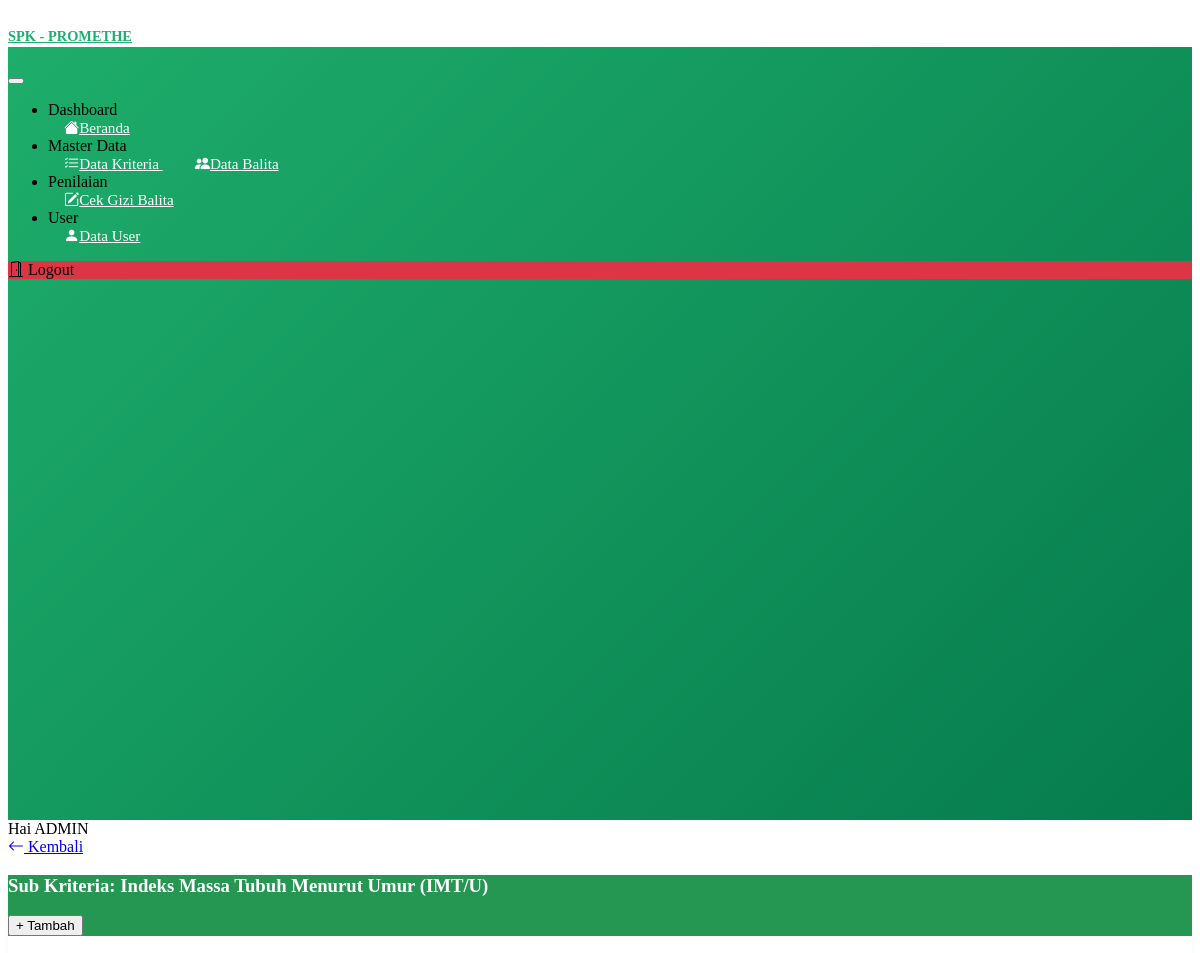
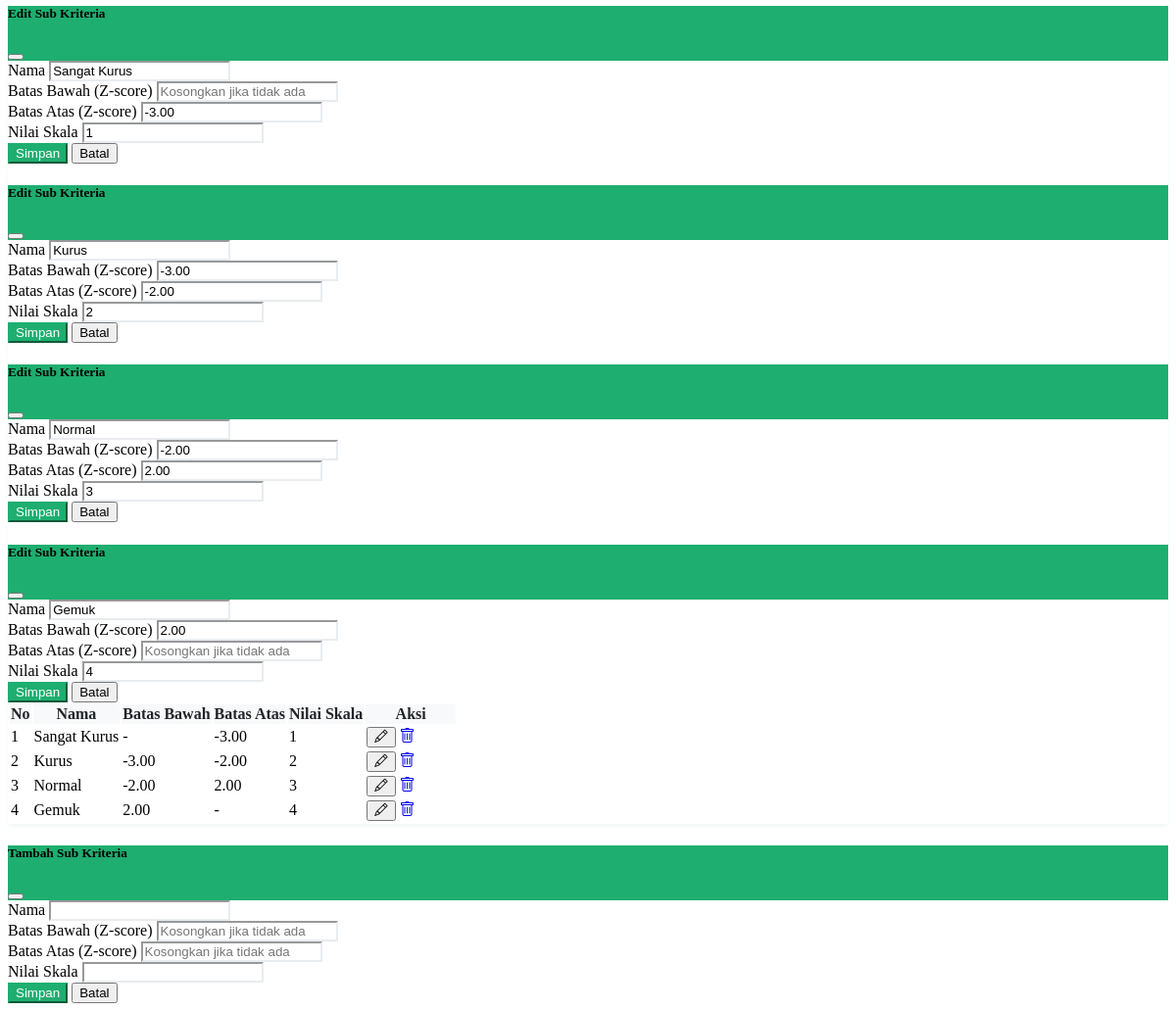
The page /views/sub-kriteria.php?id_kriteria=4 (signed in) on the database its author committed (2 pictures, top to bottom).
### tables this page shows
CREATE TABLE `kriteria` (
  `id` int NOT NULL,
  `kode` varchar(10) NOT NULL,
  `nama` varchar(100) NOT NULL,
  `jenis` varchar(50) NOT NULL,
  `bobot` decimal(5,2) NOT NULL,
  `created_at` datetime DEFAULT CURRENT_TIMESTAMP
);

CREATE TABLE `sub_kriteria` (
  `id` int NOT NULL,
  `id_kriteria` int NOT NULL,
  `nama` varchar(100) NOT NULL,
  `batas_bawah` decimal(5,2) DEFAULT NULL,
  `batas_atas` decimal(5,2) DEFAULT NULL,
  `nilai_skala` int NOT NULL
);

### views/sub-kriteria.php (the view, shortened to what this page needs)
<?php
include '../koneksi.php';
$id_kriteria = (int) $_GET['id_kriteria'];
$kriteria = $koneksi->query("SELECT * FROM kriteria WHERE id = $id_kriteria")->fetch_assoc();
$data = $koneksi->query("SELECT * FROM sub_kriteria WHERE id_kriteria = $id_kriteria ORDER BY nilai_skala ASC");
?>
<div class="container py-4">
    <div class="d-flex justify-content-end p-4"><a href="/views/kriteria.php"><span><i class="bi bi-arrow-left ">&nbsp;</i></span>Kembali</a></div>
  <div class="card">
    <div class="card-header bg-success text-white d-flex justify-content-between align-items-center">
      <div>
        <h3 class="m-0">Sub Kriteria: <?= htmlspecialchars($kriteria['nama']) ?></h3>
      </div>
      <button class="btn btn-light btn-sm" data-bs-toggle="modal" data-bs-target="#modalTambah">+ Tambah</button>
    </div>
    <div class="table-responsive">
      <table class="table align-middle table-hover m-0">
        <thead class="table-light">
          <tr>
            <th>No</th>
            <th>Nama</th>
            <th>Batas Bawah</th>
            <th>Batas Atas</th>
            <th>Nilai Skala</th>
            <th width="90" class="text-center">Aksi</th>
          </tr>
        </thead>
        <tbody>
          <?php if ($data->num_rows === 0): ?>
            <tr><td colspan="6" class="text-center text-muted py-3">Belum ada sub kriteria</td></tr>
          <?php else: $no=1; while($row=$data->fetch_assoc()): ?>
            <tr>
              <td><?= $no++ ?></td>
              <td><?= htmlspecialchars($row['nama']) ?></td>
              <td><?= $row['batas_bawah'] !== null ? htmlspecialchars($row['batas_bawah']) : '-' ?></td>
              <td><?= $row['batas_atas'] !== null ? htmlspecialchars($row['batas_atas']) : '-' ?></td>
              <td><?= htmlspecialchars($row['nilai_skala']) ?></td>
              <td class="text-center">
                <button class="btn btn-sm btn-outline-success" data-bs-toggle="modal" data-bs-target="#modalEdit<?= $row['id'] ?>">
                  <i class="bi bi-pencil"></i>
                </button>
                <a href="?action=hapus&id=<?= $row['id'] ?>&id_kriteria=<?= $id_kriteria ?>" class="btn btn-sm btn-outline-danger" onclick="return confirm('Yakin ingin hapus?')">
                  <i class="bi bi-trash"></i>
                </a>
              </td>
            </tr>
            <div class="modal fade" id="modalEdit<?= $row['id'] ?>" tabindex="-1">
              <div class="modal-dialog">
                <div class="modal-content">
                  <form method="POST">
                    <div class="modal-header bg-success text-white">
                      <h5 class="modal-title">Edit Sub Kriteria</h5>
                      <button type="button" class="btn-close" data-bs-dismiss="modal"></button>
                    </div>
                    <div class="modal-body">
                      <div class="mb-3">
                        <label>Nama</label>
                        <input type="text" name="nama" value="<?= $row['nama'] ?>" class="form-control" required>
                      </div>
                      <div class="mb-3">
                        <label>Batas Bawah (Z-score)</label>
                        <input type="number" step="0.01" name="batas_bawah" value="<?= $row['batas_bawah'] ?>" class="form-control" placeholder="Kosongkan jika tidak ada">
                      </div>
                      <div class="mb-3">
                        <label>Batas Atas (Z-score)</label>
                        <input type="number" step="0.01" name="batas_atas" value="<?= $row['batas_atas'] ?>" class="form-control" placeholder="Kosongkan jika tidak ada">
                      </div>
                      <div class="mb-3">
                        <label>Nilai Skala</label>
                        <input type="number" name="nilai_skala" value="<?= $row['nilai_skala'] ?>" class="form-control" required>
                      </div>
                    </div>
                    <div class="modal-footer">
                      <button type="submit" class="btn btn-success">Simpan</button>
                      <button type="button" class="btn btn-secondary" data-bs-dismiss="modal">Batal</button>
                    </div>
                  </form>
                </div>
              </div>
            </div>
          <?php endwhile; endif; ?>
        </tbody>
      </table>
    </div>
  </div>
  <div class="modal fade" id="modalTambah" tabindex="-1">
    <div class="modal-dialog">
      <div class="modal-content">
        <form method="POST">
          <div class="modal-header bg-success text-white">
            <h5 class="modal-title">Tambah Sub Kriteria</h5>
            <button type="button" class="btn-close" data-bs-dismiss="modal"></button>
          </div>
          <div class="modal-body">
            <div class="mb-3">
              <label>Nama</label>
              <input type="text" name="nama" class="form-control" required>
            </div>
            <div class="mb-3">
              <label>Batas Bawah (Z-score)</label>
              <input type="number" step="0.01" name="batas_bawah" class="form-control" placeholder="Kosongkan jika tidak ada">
            </div>
            <div class="mb-3">
              <label>Batas Atas (Z-score)</label>
              <input type="number" step="0.01" name="batas_atas" class="form-control" placeholder="Kosongkan jika tidak ada">
            </div>
            <div class="mb-3">
              <label>Nilai Skala</label>
              <input type="number" name="nilai_skala" class="form-control" required>
            </div>
          </div>
          <div class="modal-footer">
            <button class="btn btn-success" type="submit">Simpan</button>
            <button class="btn btn-secondary" type="button" data-bs-dismiss="modal">Batal</button>
          </div>
        </form>
      </div>
    </div>
  </div>
</div>
<?php
include __DIR__ . '/layout.php';
?>

### script/app.css (style rules this page uses)
:root { --primary-color: #1eae70; --primary-dark: #067c62; --primary-light: #259753; --success-color: #259753; --danger-color: #dc3545; --warning-color: #f5a623; --info-color: #165f4b; }
.btn-success { background-color: #1eae70 !important; border-color: #1eae70 !important; color: #ffffff !important; }
.bg-success { background-color: #1eae70 !important; }
.form-control { border-color: #e9ecef !important; }
.modal-header { border-bottom-color: #e9ecef !important; }
.card { border-color: #e9ecef !important; box-shadow: 0 0.125rem 0.25rem rgba(30, 174, 152, 0.075); }
.card-header { background-color: #f8f9fa !important; border-bottom-color: #e9ecef !important; }
.card-header.bg-success { background-color: #259753 !important; color: #ffffff !important; border-bottom-color: #1e7a42 !important; }
.table { border-color: #e9ecef !important; }
.table thead th { background-color: #f8f9fa !important; color: #212529; border-bottom-color: #dee2e6 !important; font-weight: 600; }

### rows shown on the page
kriteria: nama "Indeks Massa Tubuh Menurut Umur (IMT/U)"
sub_kriteria: nama "Sangat Kurus", batas_atas "-3.00", nilai_skala "1"
sub_kriteria: nama "Kurus", batas_bawah "-3.00", batas_atas "-2.00", nilai_skala "2"
sub_kriteria: nama "Normal", batas_bawah "-2.00", batas_atas "2.00", nilai_skala "3"
sub_kriteria: nama "Gemuk", batas_bawah "2.00", nilai_skala "4"

### other values the page prints
$name "ADMIN"
